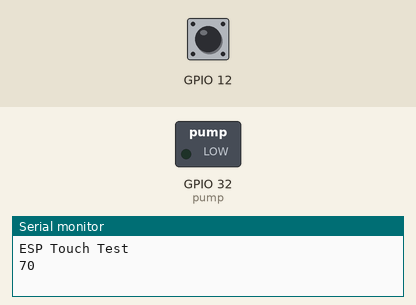
Recording of a sketch running on a simulated ESP32. On the bench: switched loads named in the sketch (green lamp = pin HIGH), the last lines printed to the serial monitor. The test bench sets the inputs (shaded band); at power-on: GPIO 12 HIGH.

Above: at 2.2 s.
2.3 s: GPIO 12 pulled LOW for 3.2 s
At 5.3 s:
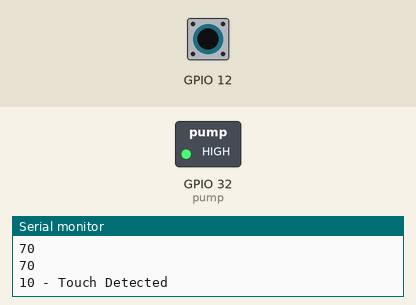
Timing chart, 0 to 8.4 s (numbered marks = the images above; inputs shaded):
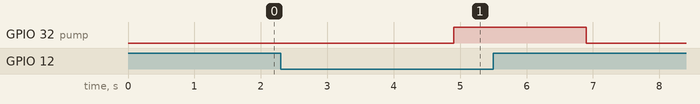

The sketch:

Touch_Detection_With_Bulb_V3.ino
```cpp
// ESP32 Touch Detection
// LED bulb turns off or off - dependent on Touchread being below a threshold
// Pump in series with LED, LED on = Pump on

# define pump 32

void setup()
 {
  pinMode(pump, OUTPUT);
  Serial.begin(115200);
  delay(1000);
  Serial.println("ESP Touch Test");
}

void loop()
{
  if ((touchRead(T5)) < 40) {
    Serial.print(touchRead(T5));
    Serial.println(" - Touch Detected"); // if T5 drops below 60, print "Touch Detected" and the value
    delay(1500); // pause after detection so user can move hand away
    digitalWrite(pump, HIGH); // power pump on GPIO 32
    delay(1000); // power pump for 1sec
  }

  if ((touchRead(T5)) >= 40) {
    Serial.println(touchRead(T5)); // if T5 is = or > 60, keep printing value of T5
    delay(1000);
    digitalWrite(pump, LOW); // do not power pump on GPIO 32
  }

  delay(200);
}
```

Measured:
- after the input at 2.3 s, GPIO 32 (pump): LOW → HIGH after 2.6 s, → LOW 2.0 s later
